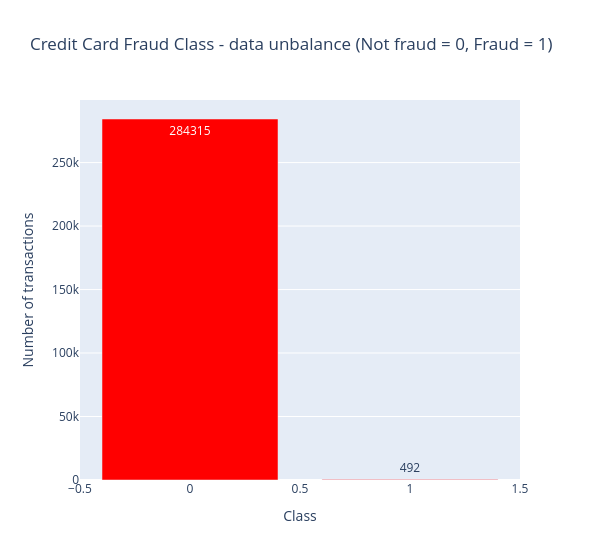

Notebook code for this chart:
### Code cell
temp = data["Class"].value_counts()
df = pd.DataFrame({'Class': temp.index,'values': temp.values})

trace = go.Bar(
    x = df['Class'],y = df['values'],
    name="Credit Card Fraud Class - data unbalance (Not fraud = 0, Fraud = 1)",
    marker=dict(color="Red"),
    text=df['values']
)
data_plot = [trace]
layout = dict(title = 'Credit Card Fraud Class - data unbalance (Not fraud = 0, Fraud = 1)',
          xaxis = dict(title = 'Class', showticklabels=True), 
          yaxis = dict(title = 'Number of transactions'),
          hovermode = 'closest',width=600
         )
fig = dict(data=data_plot, layout=layout)
iplot(fig, filename='class')

### Figure 1 — Plotly figure (JSON) as saved in the notebook; plotly's stock layout.template omitted (floating-point values rounded to 4 significant figures)
{"data": [{"marker": {"color": "Red"}, "name": "Credit Card Fraud Class - data unbalance (Not fraud = 0, Fraud = 1)", "text": [284300.0, 492.0], "type": "bar", "x": [0, 1], "y": [284315, 492]}], "layout": {"hovermode": "closest", "title": {"text": "Credit Card Fraud Class - data unbalance (Not fraud = 0, Fraud = 1)"}, "width": 600, "xaxis": {"showticklabels": true, "title": {"text": "Class"}}, "yaxis": {"title": {"text": "Number of transactions"}}}}
